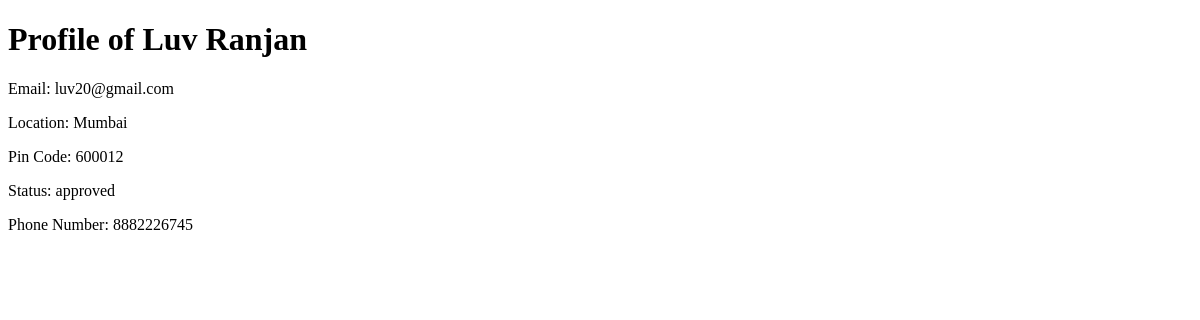
/user_profile/1, run on an earlier commit of the app's database.
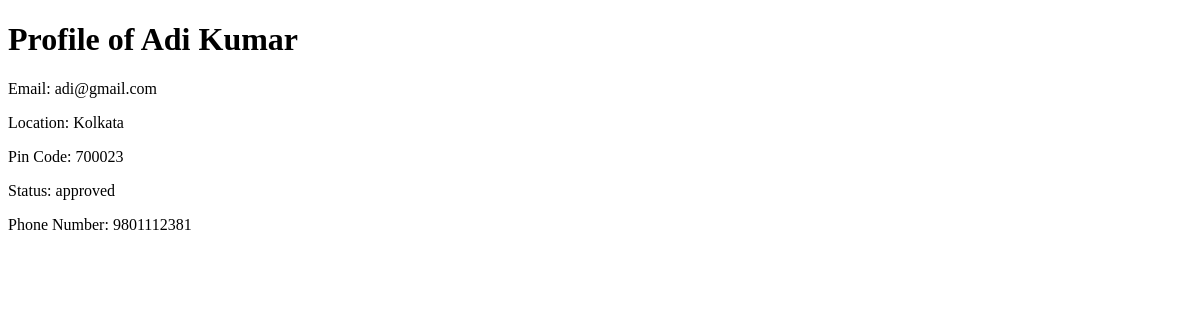
And on a later commit of the database.
### backend/models.py (models this page shows)
class User_Info(db.Model):
    __tablename__="user_info"
    id=db.Column(db.Integer,primary_key=True)
    email=db.Column(db.String,unique=True,nullable=False)
    password=db.Column(db.String,nullable=False)
    role=db.Column(db.Integer,default=1)
    full_name=db.Column(db.String,nullable=False)
    location=db.Column(db.String,nullable=False)
    pin_code=db.Column(db.Integer,nullable=False)
    user_status=db.Column(db.String,default='approved')
    phone=db.Column(db.Integer,nullable=False, unique=True)

### backend/controllers.py (the view)
@app.route("/user_profile/<int:id>")
def view_user_profile(id):
    user = User_Info.query.get(id)
    if user:
        return render_template("user_profile.html", user=user)
    else:
        return "User not found", 404

### templates/user_profile.html (shortened to what this page needs)
<!DOCTYPE html>
<html lang="en">
<head>
</head>
<body>
    <h1>Profile of {{ user.full_name }}</h1>
    <p>Email: {{ user.email }}</p>
    <p>Location: {{ user.location }}</p>
    <p>Pin Code: {{ user.pin_code }}</p>
    <p>Status: {{ user.user_status }}</p>
    <p>Phone Number: {{ user.phone }}</p>
</body>
</html>

What changed in the data, as far as the page shows it:
changed User_Info "approved": full_name "Luv Ranjan" → "Adi Kumar"; email "luv20@gmail.com" → "adi@gmail.com"; location "Mumbai" → "Kolkata"; pin_code "600012" → "700023"; phone "8882226745" → "9801112381"
